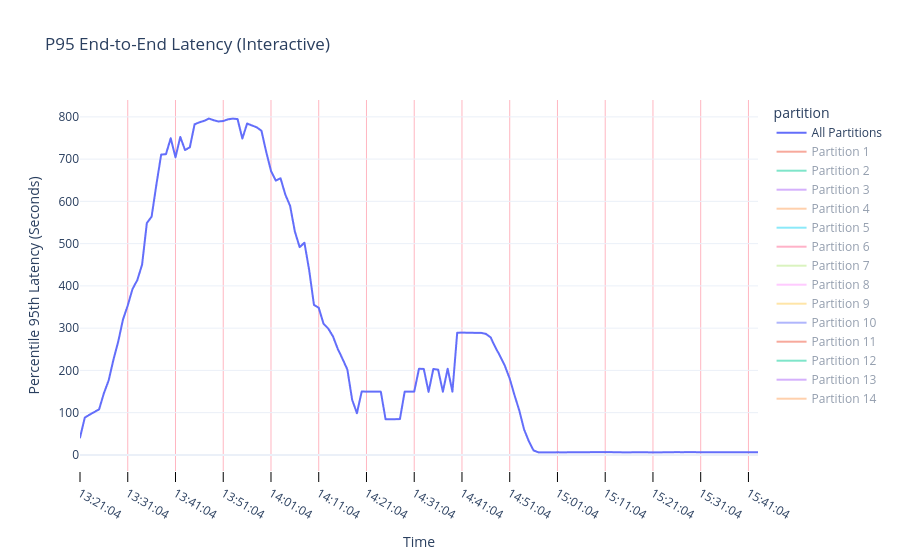

Notebook source saved alongside this figure:
### Markdown cell above
### Latency by partition

### Code cell
import plotly.express as px
from datetime import datetime, timedelta
minutes_interval = 10.0
time_bucket_for_average = 5 #minutes

# 2. Setup Time Range (Last 12 hours)
end_time = datetime.now()
start_time = end_time - timedelta(hours=12)
step = "1m"


query = f'histogram_quantile(0.95, sum(rate(message_processing_latency_seconds_bucket[{time_bucket_for_average}m])) by (le, partition))'

# 3. Fetch Data
result = prom.custom_query_range(
    query=query,
    start_time=start_time,
    end_time=end_time,
    step=step,
)

# 4. Flatten the result into a DataFrame
df_list = []
for series in result:
    partition = series['metric'].get('partition', 'all')
    for val in series['values']:
        df_list.append({
            'timestamp': pd.to_datetime(val[0], unit='s'),
            'partition': f"Partition {partition}",
            'latency_sec': float(val[1])
        })

df = pd.DataFrame(df_list)
df['timestamp'] = pd.to_datetime(df['timestamp'])

# --- NEW: Calculate the "All" line ---
# Group by timestamp to get the average P95 across all partitions at each point in time
df_all = df.groupby('timestamp')['latency_sec'].mean().reset_index()
df_all['partition'] = 'All Partitions'

# Combine back into the main dataframe
df_all = pd.concat([df, df_all], ignore_index=True)
df_all['timestamp'] = pd.to_datetime(df_all['timestamp'])


######## order the partitions properly (Partition 1, Partition 2, ..., All Partitions)
partitions = [p for p in df_all['partition'].unique() if p != 'All Partitions']

# 2. Sort them based on the digits inside the string
partitions.sort(key=lambda x: int(''.join(filter(str.isdigit, x))))

# 3. Put "All Partitions" at the top (or bottom) of the list
ordered_partitions = ['All Partitions'] + partitions

# 4. Apply this order to the DataFrame
df_all['partition'] = pd.Categorical(df_all['partition'], categories=ordered_partitions, ordered=True)


# 5. Create Plotly Graph
fig = px.line(
    df_all, 
    x='timestamp', 
    y='latency_sec', 
    color='partition',
    category_orders={'partition': ordered_partitions}, # Ensure the legend follows the desired order
    title='P95 End-to-End Latency (Interactive)',
    labels={'timestamp': 'Time', 'latency_sec': 'Percentile 95th Latency (Seconds)'},
    template='plotly_white'
)

# Convert to milliseconds for Plotly
ms_interval = minutes_interval * 60 * 1000
# Logic to determine the best format
if minutes_interval < 60:
    # Under 1 hour: Show minutes and seconds
    custom_format = "%H:%M:%S"
elif minutes_interval < 1440: # 24 hours
    # 1 to 24 hours: Show Hour:Minute and Short Date
    custom_format = "%H:%M\n%b %d"
else:
    # Over 24 hours: Focus on the Date
    custom_format = "%b %d\n%Y"

fig.update_xaxes(
    type='date',             # Force the axis to recognize dates
    tickmode='linear',
    tick0=df['timestamp'].min(), 
    dtick=ms_interval,
    tickformat=custom_format,
    ticks="outside",
    ticklen=10,
    tickcolor='black',
    showgrid=True,
    gridcolor='LightPink'
)
# Choose which one should stay visible
# visible_partition = "Partition 1"
visible_partition = "All Partitions"

fig.for_each_trace(lambda trace: trace.update(visible=True if trace.name == visible_partition else "legendonly"))

fig.show()

# Display Stats Table
# --- Calculate Time-Windowed Stats ---
# Define our window boundaries
now = df['timestamp'].max()  # Using the max timestamp in data as 'now'
ten_min_ago = now - pd.Timedelta(minutes=10)
thirty_min_ago = now - pd.Timedelta(minutes=30)

# Create windowed slices
df_10m = df[df['timestamp'] >= ten_min_ago]
df_30m = df[df['timestamp'] >= thirty_min_ago]

# 1. Aggregate main stats
stats_table = df.groupby('partition').agg(
    mean_latency_sec=('latency_sec', 'mean'),
    max_latency_sec=('latency_sec', 'max'),
    std_latency_sec=('latency_sec', 'std')
).reset_index()

# 2. Join the windowed means
stats_10m = df_10m.groupby('partition')['latency_sec'].mean().rename('p95_last_10m')
stats_30m = df_30m.groupby('partition')['latency_sec'].mean().rename('p95_last_30m')

stats_table = stats_table.merge(stats_10m, on='partition', how='left')
stats_table = stats_table.merge(stats_30m, on='partition', how='left')

# 3. Handle Sorting
stats_table['partition_num'] = stats_table['partition'].str.extract('(\d+)').astype(int)
stats_table = stats_table.sort_values('partition_num').drop(columns=['partition_num']).reset_index(drop=True)

# 4. Calculate the "All Partitions" summary row including windows
summary_row = pd.DataFrame({
    'partition': ['All Partitions'],
    'mean_latency_sec': [df['latency_sec'].mean()],
    'max_latency_sec': [df['latency_sec'].max()],
    'std_latency_sec': [df['latency_sec'].std()],
    'p95_last_10m': [df_10m['latency_sec'].mean()],
    'p95_last_30m': [df_30m['latency_sec'].mean()]
})

# Combine
stats_table = pd.concat([stats_table, summary_row], ignore_index=True)

# 5. Formatting for display
print("### Latency Overview")
print("These statistics summarize the 95th percentile (P95) processing times.")
print("The 'Mean' represents the average P95 over the duration, while 'Max' captures the highest latency spike.")
print("-" * 30)

display(stats_table.style.format({
    'mean_latency_sec': '{:.3f}s',
    'max_latency_sec': '{:.3f}s',
    'std_latency_sec': '{:.3f}s',
    'p95_last_10m': '{:.3f}s',
    'p95_last_30m': '{:.3f}s'
}).set_caption("Performance Metrics: Full Window vs. Recent Windows"))

### Figure 1 — Plotly figure (JSON) as saved in the notebook; plotly's stock layout.template omitted (floating-point values rounded to 4 significant figures; data arrays with more than 128 entries replaced by an {"elided": "..."} marker saying what was removed)
{"data": [{"hovertemplate": "partition=All Partitions<br>Time=%{x}<br>Percentile 95th Latency (Seconds)=%{y}<extra></extra>", "legendgroup": "All Partitions", "line": {"color": "#636efa", "dash": "solid"}, "marker": {"symbol": "circle"}, "mode": "lines", "name": "All Partitions", "showlegend": true, "type": "scattergl", "visible": true, "x": {"elided": "143 str values"}, "xaxis": "x", "y": {"elided": "143 float values"}, "yaxis": "y"}, {"hovertemplate": "partition=Partition 1<br>Time=%{x}<br>Percentile 95th Latency (Seconds)=%{y}<extra></extra>", "legendgroup": "Partition 1", "line": {"color": "#EF553B", "dash": "solid"}, "marker": {"symbol": "circle"}, "mode": "lines", "name": "Partition 1", "showlegend": true, "type": "scattergl", "visible": "legendonly", "x": {"elided": "143 str values"}, "xaxis": "x", "y": {"elided": "143 float values"}, "yaxis": "y"}, {"hovertemplate": "partition=Partition 2<br>Time=%{x}<br>Percentile 95th Latency (Seconds)=%{y}<extra></extra>", "legendgroup": "Partition 2", "line": {"color": "#00cc96", "dash": "solid"}, "marker": {"symbol": "circle"}, "mode": "lines", "name": "Partition 2", "showlegend": true, "type": "scattergl", "visible": "legendonly", "x": {"elided": "143 str values"}, "xaxis": "x", "y": {"elided": "143 float values"}, "yaxis": "y"}, {"hovertemplate": "partition=Partition 3<br>Time=%{x}<br>Percentile 95th Latency (Seconds)=%{y}<extra></extra>", "legendgroup": "Partition 3", "line": {"color": "#ab63fa", "dash": "solid"}, "marker": {"symbol": "circle"}, "mode": "lines", "name": "Partition 3", "showlegend": true, "type": "scattergl", "visible": "legendonly", "x": {"elided": "142 str values"}, "xaxis": "x", "y": {"elided": "142 float values"}, "yaxis": "y"}, {"hovertemplate": "partition=Partition 4<br>Time=%{x}<br>Percentile 95th Latency (Seconds)=%{y}<extra></extra>", "legendgroup": "Partition 4", "line": {"color": "#FFA15A", "dash": "solid"}, "marker": {"symbol": "circle"}, "mode": "lines", "name": "Partition 4", "showlegend": true, "type": "scattergl", "visible": "legendonly", "x": {"elided": "143 str values"}, "xaxis": "x", "y": {"elided": "143 float values"}, "yaxis": "y"}, {"hovertemplate": "partition=Partition 5<br>Time=%{x}<br>Percentile 95th Latency (Seconds)=%{y}<extra></extra>", "legendgroup": "Partition 5", "line": {"color": "#19d3f3", "dash": "solid"}, "marker": {"symbol": "circle"}, "mode": "lines", "name": "Partition 5", "showlegend": true, "type": "scattergl", "visible": "legendonly", "x": {"elided": "142 str values"}, "xaxis": "x", "y": {"elided": "142 float values"}, "yaxis": "y"}, {"hovertemplate": "partition=Partition 6<br>Time=%{x}<br>Percentile 95th Latency (Seconds)=%{y}<extra></extra>", "legendgroup": "Partition 6", "line": {"color": "#FF6692", "dash": "solid"}, "marker": {"symbol": "circle"}, "mode": "lines", "name": "Partition 6", "showlegend": true, "type": "scattergl", "visible": "legendonly", "x": {"elided": "142 str values"}, "xaxis": "x", "y": {"elided": "142 float values"}, "yaxis": "y"}, {"hovertemplate": "partition=Partition 7<br>Time=%{x}<br>Percentile 95th Latency (Seconds)=%{y}<extra></extra>", "legendgroup": "Partition 7", "line": {"color": "#B6E880", "dash": "solid"}, "marker": {"symbol": "circle"}, "mode": "lines", "name": "Partition 7", "showlegend": true, "type": "scattergl", "visible": "legendonly", "x": {"elided": "142 str values"}, "xaxis": "x", "y": {"elided": "142 float values"}, "yaxis": "y"}, {"hovertemplate": "partition=Partition 8<br>Time=%{x}<br>Percentile 95th Latency (Seconds)=%{y}<extra></extra>", "legendgroup": "Partition 8", "line": {"color": "#FF97FF", "dash": "solid"}, "marker": {"symbol": "circle"}, "mode": "lines", "name": "Partition 8", "showlegend": true, "type": "scattergl", "visible": "legendonly", "x": {"elided": "143 str values"}, "xaxis": "x", "y": {"elided": "143 float values"}, "yaxis": "y"}, {"hovertemplate": "partition=Partition 9<br>Time=%{x}<br>Percentile 95th Latency (Seconds)=%{y}<extra></extra>", "legendgroup": "Partition 9", "line": {"color": "#FECB52", "dash": "solid"}, "marker": {"symbol": "circle"}, "mode": "lines", "name": "Partition 9", "showlegend": true, "type": "scattergl", "visible": "legendonly", "x": {"elided": "142 str values"}, "xaxis": "x", "y": {"elided": "142 float values"}, "yaxis": "y"}, {"hovertemplate": "partition=Partition 10<br>Time=%{x}<br>Percentile 95th Latency (Seconds)=%{y}<extra></extra>", "legendgroup": "Partition 10", "line": {"color": "#636efa", "dash": "solid"}, "marker": {"symbol": "circle"}, "mode": "lines", "name": "Partition 10", "showlegend": true, "type": "scattergl", "visible": "legendonly", "x": {"elided": "143 str values"}, "xaxis": "x", "y": {"elided": "143 float values"}, "yaxis": "y"}, {"hovertemplate": "partition=Partition 11<br>Time=%{x}<br>Percentile 95th Latency (Seconds)=%{y}<extra></extra>", "legendgroup": "Partition 11", "line": {"color": "#EF553B", "dash": "solid"}, "marker": {"symbol": "circle"}, "mode": "lines", "name": "Partition 11", "showlegend": true, "type": "scattergl", "visible": "legendonly", "x": {"elided": "142 str values"}, "xaxis": "x", "y": {"elided": "142 float values"}, "yaxis": "y"}, {"hovertemplate": "partition=Partition 12<br>Time=%{x}<br>Percentile 95th Latency (Seconds)=%{y}<extra></extra>", "legendgroup": "Partition 12", "line": {"color": "#00cc96", "dash": "solid"}, "marker": {"symbol": "circle"}, "mode": "lines", "name": "Partition 12", "showlegend": true, "type": "scattergl", "visible": "legendonly", "x": {"elided": "143 str values"}, "xaxis": "x", "y": {"elided": "143 float values"}, "yaxis": "y"}, {"hovertemplate": "partition=Partition 13<br>Time=%{x}<br>Percentile 95th Latency (Seconds)=%{y}<extra></extra>", "legendgroup": "Partition 13", "line": {"color": "#ab63fa", "dash": "solid"}, "marker": {"symbol": "circle"}, "mode": "lines", "name": "Partition 13", "showlegend": true, "type": "scattergl", "visible": "legendonly", "x": {"elided": "143 str values"}, "xaxis": "x", "y": {"elided": "143 float values"}, "yaxis": "y"}, {"hovertemplate": "partition=Partition 14<br>Time=%{x}<br>Percentile 95th Latency (Seconds)=%{y}<extra></extra>", "legendgroup": "Partition 14", "line": {"color": "#FFA15A", "dash": "solid"}, "marker": {"symbol": "circle"}, "mode": "lines", "name": "Partition 14", "showlegend": true, "type": "scattergl", "visible": "legendonly", "x": {"elided": "143 str values"}, "xaxis": "x", "y": {"elided": "143 float values"}, "yaxis": "y"}], "layout": {"legend": {"title": {"text": "partition"}, "tracegroupgap": 0}, "title": {"text": "P95 End-to-End Latency (Interactive)"}, "xaxis": {"anchor": "y", "domain": [0, 1], "dtick": 600000, "gridcolor": "LightPink", "showgrid": true, "tick0": "2026-03-17T13:21:04", "tickcolor": "black", "tickformat": "%H:%M:%S", "ticklen": 10, "tickmode": "linear", "ticks": "outside", "title": {"text": "Time"}, "type": "date"}, "yaxis": {"anchor": "x", "domain": [0, 1], "title": {"text": "Percentile 95th Latency (Seconds)"}}}}
